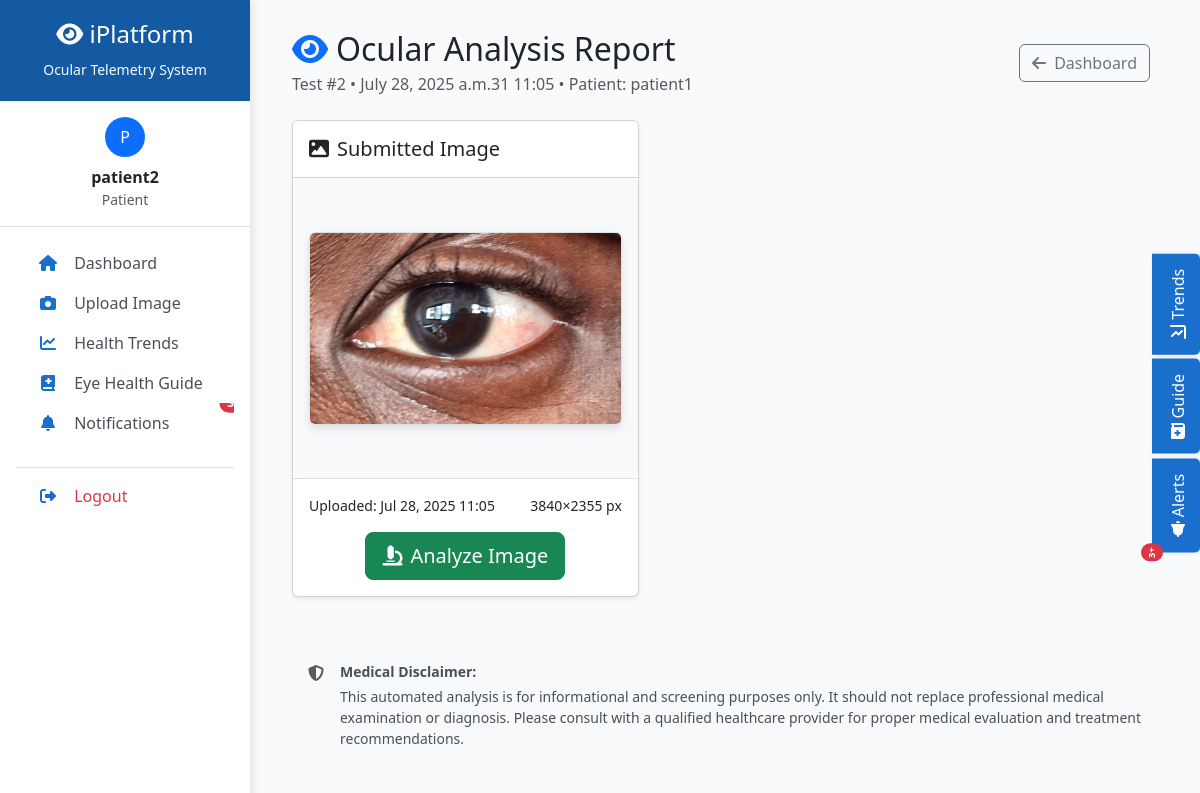
The page /analysis/2/ (signed in) on the database its author committed.
### ocular/models.py (models this page shows, shortened)
class OcularImage(models.Model):
    patient = models.ForeignKey(User, on_delete=models.CASCADE)
    image = models.ImageField(upload_to='ocular_images/')
    notes = models.TextField(blank=True, null=True, help_text="Optional notes about the image")
    uploaded_at = models.DateTimeField(auto_now_add=True)
    is_analyzed = models.BooleanField(default=False)  # Just a flag for doctor review
    class Meta:
        ordering = ['-uploaded_at']

### ocular/views.py (the view)
# urls.py: path('analysis/<int:image_id>/', views.analysis_view, name='analysis'),
@login_required
def analysis_view(request, image_id):
    image = get_object_or_404(OcularImage, id=image_id)
    diagnosis = DoctorDiagnosis.objects.filter(image=image).first()
    if request.user.is_staff and request.method == 'POST':
        form = DiagnosisForm(request.POST, instance=diagnosis)
        if form.is_valid():
            diagnosis = form.save(commit=False)
            diagnosis.image = image
            diagnosis.doctor = request.user
            diagnosis.save()
            image.is_analyzed = True
            image.save()
            messages.success(request, 'Diagnosis saved successfully!')
            return redirect('dashboard')
    else:
        form = DiagnosisForm(instance=diagnosis) if request.user.is_staff else None
    return render(request, 'ocular/analysis.html', {
        'image': image,
        'form': form,
        'diagnosis': diagnosis
    })

### ocular/templates/ocular/analysis.html (shortened to what this page needs)
{% extends 'base.html' %}
{% load static %}
{% block content %}
<div class="container-fluid">
    <div class="d-flex justify-content-between align-items-center mb-4">
        <div>
            <h2 class="mb-1">
                <i class="fas fa-eye text-primary me-2"></i>Ocular Analysis Report
            </h2>
            <p class="text-muted mb-0">
                Test #{{ image.id }} • {{ image.uploaded_at|date:"F d, Y at H:i" }}
                {% if not user.is_staff %}
                    • Patient: {{ image.patient.get_full_name|default:image.patient.username }}
                {% endif %}
            </p>
        </div>
        <div>
            <a href="{% url 'dashboard' %}" class="btn btn-outline-secondary me-2">
                <i class="fas fa-arrow-left me-1"></i> Dashboard
            </a>
        </div>
    </div>
    <div class="row">
        <div class="col-lg-5">
            <div class="card shadow-sm mb-4">
                <div class="card-header bg-white py-3">
                    <h5 class="mb-0">
                        <i class="fas fa-image me-2"></i>Submitted Image
                    </h5>
                </div>
                <div class="card-body p-0">
                    <div class="image-container p-3">
                        <img src="{{ image.image.url }}" class="img-fluid rounded border" alt="Ocular image for analysis">
                    </div>
                    <div class="p-3 border-top text-center">
                        <div class="d-flex justify-content-between small mb-3">
                            <span>Uploaded: {{ image.uploaded_at|date:"M d, Y H:i" }}</span>
                            <span>{{ image.image.width }}×{{ image.image.height }} px</span>
                        </div>
                        {% if not image.is_analyzed %}
                        <button class="btn btn-success btn-lg" onclick="startAnalysis()" id="analyzeBtn">
                            <i class="fas fa-microscope me-2"></i>Analyze Image
                        </button>
                        {% else %}
                        <div class="alert alert-success">
                            <i class="fas fa-check-circle me-2"></i>Analysis completed
                        </div>
                        {% endif %}
                    </div>
                </div>
            </div>
        </div>
        <div class="col-lg-7">
        </div>
    </div>
    <div class="row mt-4">
        <div class="col-12">
            <div class="alert alert-light border-0 bg-light">
                <div class="d-flex">
                    <i class="fas fa-shield-alt text-muted mt-1 me-3"></i>
                    <div>
                        <p class="small mb-1"><strong>Medical Disclaimer:</strong></p>
                        <p class="small mb-0">This automated analysis is for informational and screening purposes only. It should not replace professional medical examination or diagnosis. Please consult with a qualified healthcare provider for proper medical evaluation and treatment recommendations.</p>
                    </div>
                </div>
            </div>
        </div>
    </div>
</div>
{% endblock %}

### ocular/templates/base.html (shortened to what this page needs)
<!DOCTYPE html>
<html lang="en">
<head>
    <link href="https://cdn.jsdelivr.net/npm/bootstrap@5.3.0/dist/css/bootstrap.min.css" rel="stylesheet">
    <link rel="stylesheet" href="https://cdnjs.cloudflare.com/ajax/libs/font-awesome/6.4.0/css/all.min.css">
</head>
<body>
    <div class="sidebar" id="sidebar">
        <div class="logo-area text-center">
            <h4><i class="fas fa-eye"></i> iPlatform</h4>
            <small class="text-light">Ocular Telemetry System</small>
        </div>
        <div class="user-info p-3 text-center border-bottom">
            <div class="avatar bg-primary text-white rounded-circle d-inline-flex align-items-center justify-content-center" style="width: 40px; height: 40px;">
                {{ user.username|first|upper }}
            </div>
            <div class="mt-2">
                <strong>{{ user.username }}</strong>
                <div class="text-muted small">
                    {% if user.is_staff %}Doctor{% else %}Patient{% endif %}
                </div>
            </div>
        </div>
        <nav class="nav flex-column p-3">
            <a class="nav-link {% if request.path == '/' %}active{% endif %}" href="{% url 'dashboard' %}">
                <i class="fas fa-home"></i> Dashboard
            </a>
            {% if not user.is_staff %}
            <a class="nav-link {% if 'upload' in request.path %}active{% endif %}" href="{% url 'upload' %}">
                <i class="fas fa-camera"></i> Upload Image
            </a>
            {% endif %}
            <a class="nav-link" onclick="togglePanel('health-trends')">
                <i class="fas fa-chart-line"></i> Health Trends
            </a>
            <a class="nav-link" onclick="togglePanel('eye-guide')">
                <i class="fas fa-book-medical"></i> Eye Health Guide
            </a>
            <a class="nav-link" onclick="togglePanel('notifications')">
                <i class="fas fa-bell"></i> Notifications
                <span class="position-absolute top-0 start-100 translate-middle badge rounded-pill bg-danger">
                    3+
                </span>
            </a>
            <div class="mt-4 pt-2 border-top">
                <a href="{% url 'logout' %}" class="nav-link text-danger">
                    <i class="fas fa-sign-out-alt"></i> Logout
                </a>
            </div>
        </nav>
    </div>
    <div class="main-content" id="mainContent">
        {% block content %}{% endblock %}
    </div>
    <div class="info-tabs">
        <div class="info-tab" onclick="togglePanel('health-trends')">
            <i class="fas fa-chart-line me-2"></i> Trends
        </div>
        <div class="info-tab" onclick="togglePanel('eye-guide')">
            <i class="fas fa-book-medical me-2"></i> Guide
        </div>
        <div class="info-tab" onclick="togglePanel('notifications')">
            <i class="fas fa-bell me-2"></i> Alerts
            <span class="position-absolute top-0 start-100 translate-middle badge rounded-pill bg-danger" style="font-size: 0.6rem;">
                3+
            </span>
        </div>
    </div>
</body>
</html>

### ocular/templates/base.html (style rules this page uses)
:root { --medical-blue: #1a6ecc; --diagnostic-red: #e63946; --healthy-green: #2a9d8f; --neutral-light: #f8f9fa; --warning-orange: #f4a261; --info-blue: #457b9d; }
body { font-family: 'Segoe UI', Tahoma, Geneva, Verdana, sans-serif; background-color: var(--neutral-light); }
.sidebar { width: 250px; background: white; box-shadow: 2px 0 10px rgba(0,0,0,0.1); height: 100vh; position: fixed; z-index: 1000; transition: transform 0.3s ease; }
.main-content { margin-left: 250px; padding: 30px; background-color: #f8fafc; min-height: 100vh; transition: margin-left 0.3s ease; }
.logo-area { background: var(--medical-blue); padding: 20px; color: white; transition: background-color 0.3s; }
.nav-link { color: #495057; border-left: 4px solid transparent; transition: all 0.3s; position: relative; overflow: hidden; }
.nav-link i { width: 24px; text-align: center; margin-right: 10px; color: var(--medical-blue); transition: transform 0.3s; }
.info-tabs { position: fixed; top: 50%; right: 0; transform: translateY(-50%); z-index: 1040; }
.info-tab { writing-mode: vertical-rl; transform: rotate(180deg); padding: 15px 10px; margin-bottom: 5px; cursor: pointer; border-radius: 5px 0 0 5px; background: var(--medical-blue); color: white; font-weight: 500; transition: all 0.3s; box-shadow: -2px 0 5px rgba(0,0,0,0.1); }

### ocular/templates/ocular/analysis.html (style rules this page uses)
.image-container { background-color: #f8f9fa; text-align: center; min-height: 300px; display: flex; align-items: center; justify-content: center; border-radius: 8px; }
.image-container img { max-height: 400px; width: auto; max-width: 100%; object-fit: contain; box-shadow: 0 4px 8px rgba(0,0,0,0.1); }

### rows shown on the page
OcularImage: id "2", uploaded_at "July 28, 2025 a.m.31 11:05", patient.get_full_name "patient1", image (picture), uploaded_at "Jul 28, 2025 11:05", image.width "3840", image.height "2355"

### other values the page prints
{{ user.username|first|upper }} "P"
{{ user.username }} "patient2"
